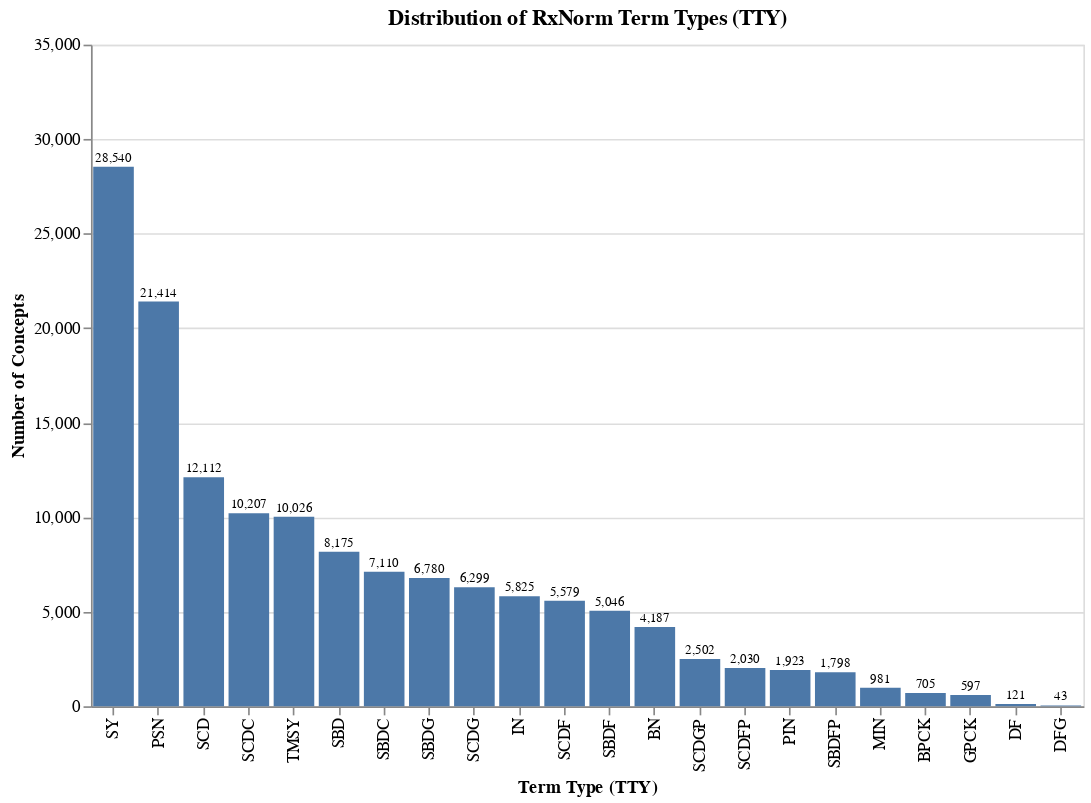

Notebook source saved alongside this figure:
### Markdown cell above
The RXNSAT table provides supplemental attribute-level metadata for drug concepts defined in RXNCONSO. Unlike RXNCONSO, which focuses on naming and classification, and RXNREL, which encodes semantic relationships, RXNSAT stores additional descriptive attributes associated with individual RXCUIs. Each row links an RXCUI to a specific attribute name (ATN) and attribute value (ATV), along with source information (SAB) and optional suppression indicators. Attributes may include National Drug Codes (NDC), dosage strength information, external vocabulary mappings, regulatory identifiers, formulation characteristics, and other clinically relevant metadata. This structure allows enrichment of core drug entities with regulatory and descriptive properties that extend beyond conceptual relationships. RXNSAT is particularly important when integrating RxNorm data with external systems, performing regulatory analysis, or constructing dashboards that require dosage or packaging information. Because this table contains millions of records, it reflects the extensive attribute-level detail embedded within RxNorm. In analytical workflows, RXNSAT enables retrieval of dosage strengths, external identifiers, and mapping information necessary for granular pharmaceutical comparison. Together with RXNCONSO and RXNREL, RXNSAT completes the tripartite architecture of RxNorm by adding descriptive depth to the concept and relationship layers.

### Code cell
tty_counts = pd.read_sql("""
SELECT tty AS Terms, COUNT(*) AS Count
FROM rxnconso
WHERE sab='RXNORM' AND suppress='N'
GROUP BY tty
ORDER BY Count DESC;
""", engine)

bars = alt.Chart(tty_counts).mark_bar().encode(
    x=alt.X("Terms:N", sort="-y", title="Term Type (TTY)"),
    y=alt.Y(
        "Count:Q",
        title="Number of Concepts",
        scale=alt.Scale(domain=[0, tty_counts["Count"].max()*1.1])
    ),
    tooltip=["Terms", "Count"]
)

# Text labels
text = alt.Chart(tty_counts).mark_text(
    dy=-5,size=8
).encode(
    x=alt.X("Terms:N", sort="-y"),
    y="Count:Q",
    text=alt.Text("Count:Q", format=",")
)

chart = (bars + text).properties(
    title="Distribution of RxNorm Term Types (TTY)",
    width=600,
    height=400
)

chart

### Figure 1 — Vega-Lite specification as saved in the notebook (floating-point values rounded to 4 significant figures)
{"config": {"view": {"continuousWidth": 300, "continuousHeight": 300}}, "layer": [{"mark": {"type": "bar"}, "encoding": {"tooltip": [{"field": "Terms", "type": "nominal"}, {"field": "Count", "type": "quantitative"}], "x": {"field": "Terms", "sort": "-y", "title": "Term Type (TTY)", "type": "nominal"}, "y": {"field": "Count", "scale": {"domain": [0, 31390.0]}, "title": "Number of Concepts", "type": "quantitative"}}}, {"mark": {"type": "text", "dy": -5, "size": 8}, "encoding": {"text": {"field": "Count", "format": ",", "type": "quantitative"}, "x": {"field": "Terms", "sort": "-y", "type": "nominal"}, "y": {"field": "Count", "type": "quantitative"}}}], "data": {"name": "data-44d6fbb8e90287231faefa4a367b59ce"}, "height": 400, "title": "Distribution of RxNorm Term Types (TTY)", "width": 600, "$schema": "https://vega.github.io/schema/vega-lite/v6.1.0.json", "datasets": {"data-44d6fbb8e90287231faefa4a367b59ce": [{"Terms": "SY", "Count": 28540}, {"Terms": "PSN", "Count": 21414}, {"Terms": "SCD", "Count": 12112}, {"Terms": "SCDC", "Count": 10207}, {"Terms": "TMSY", "Count": 10026}, {"Terms": "SBD", "Count": 8175}, {"Terms": "SBDC", "Count": 7110}, {"Terms": "SBDG", "Count": 6780}, {"Terms": "SCDG", "Count": 6299}, {"Terms": "IN", "Count": 5825}, {"Terms": "SCDF", "Count": 5579}, {"Terms": "SBDF", "Count": 5046}, {"Terms": "BN", "Count": 4187}, {"Terms": "SCDGP", "Count": 2502}, {"Terms": "SCDFP", "Count": 2030}, {"Terms": "PIN", "Count": 1923}, {"Terms": "SBDFP", "Count": 1798}, {"Terms": "MIN", "Count": 981}, {"Terms": "BPCK", "Count": 705}, {"Terms": "GPCK", "Count": 597}, {"Terms": "DF", "Count": 121}, {"Terms": "DFG", "Count": 43}]}}
